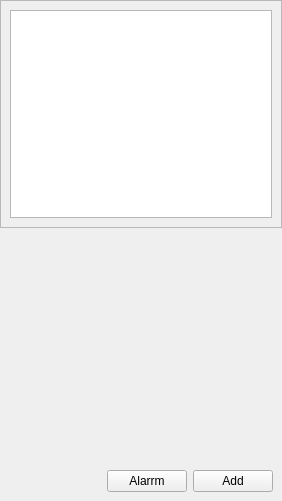
<?xml version="1.0" encoding="UTF-8"?>
<ui version="4.0">
 <class>sensorWidget</class>
 <widget class="QWidget" name="sensorWidget">
  <property name="geometry">
   <rect>
    <x>0</x>
    <y>0</y>
    <width>282</width>
    <height>501</height>
   </rect>
  </property>
  <property name="sizePolicy">
   <sizepolicy hsizetype="Minimum" vsizetype="Preferred">
    <horstretch>0</horstretch>
    <verstretch>8</verstretch>
   </sizepolicy>
  </property>
  <property name="windowTitle">
   <string>Form</string>
  </property>
  <property name="styleSheet">
   <string notr="true">#widget{
	background-color: #444444;
	border-radius: 4px;
}
#widget_2{
	background-color: #444444;
	border-radius: 4px;
}
#widget_3{
	background-color: #444444;
	border-radius: 4px;
}
#widget_4{
	background-color: #444444;
	border-radius: 4px;
}</string>
  </property>
  <layout class="QVBoxLayout" name="verticalLayout">
   <property name="leftMargin">
    <number>0</number>
   </property>
   <property name="topMargin">
    <number>0</number>
   </property>
   <property name="rightMargin">
    <number>0</number>
   </property>
   <property name="bottomMargin">
    <number>0</number>
   </property>
   <item>
    <widget class="QScrollArea" name="scrollArea">
     <property name="widgetResizable">
      <bool>true</bool>
     </property>
     <widget class="QWidget" name="scrollAreaWidgetContents">
      <property name="geometry">
       <rect>
        <x>0</x>
        <y>0</y>
        <width>280</width>
        <height>223</height>
       </rect>
      </property>
      <layout class="QVBoxLayout" name="verticalLayout_6">
       <item>
        <layout class="QGridLayout" name="gridLayout"/>
       </item>
       <item>
        <widget class="QTextEdit" name="system_msg"/>
       </item>
      </layout>
     </widget>
    </widget>
   </item>
   <item>
    <spacer name="verticalSpacer_2">
     <property name="orientation">
      <enum>Qt::Vertical</enum>
     </property>
     <property name="sizeHint" stdset="0">
      <size>
       <width>20</width>
       <height>40</height>
      </size>
     </property>
    </spacer>
   </item>
   <item>
    <widget class="QWidget" name="widget_5" native="true">
     <layout class="QHBoxLayout" name="horizontalLayout">
      <item>
       <spacer name="horizontalSpacer">
        <property name="orientation">
         <enum>Qt::Horizontal</enum>
        </property>
        <property name="sizeHint" stdset="0">
         <size>
          <width>40</width>
          <height>20</height>
         </size>
        </property>
       </spacer>
      </item>
      <item>
       <widget class="QPushButton" name="info_Button">
        <property name="text">
         <string>Alarrm</string>
        </property>
       </widget>
      </item>
      <item>
       <widget class="QPushButton" name="addButton">
        <property name="text">
         <string>Add</string>
        </property>
       </widget>
      </item>
     </layout>
    </widget>
   </item>
  </layout>
 </widget>
 <resources/>
 <connections/>
</ui>
